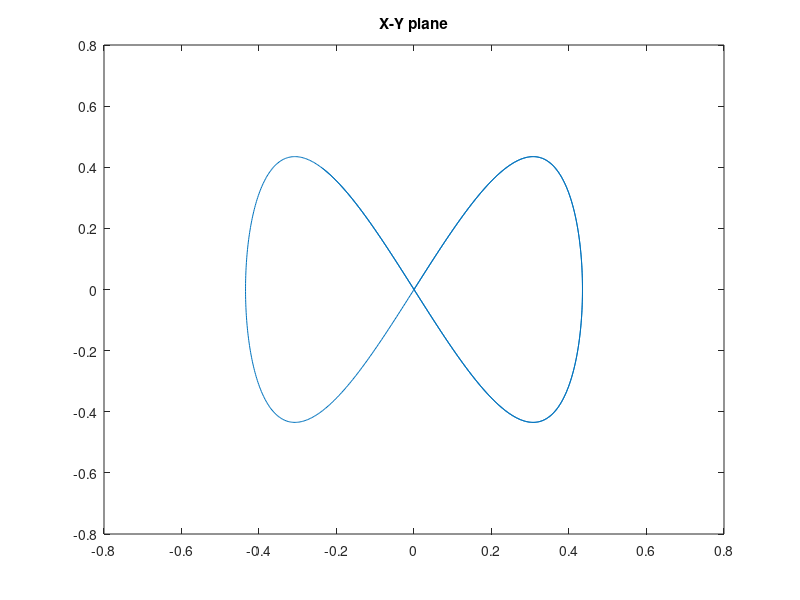
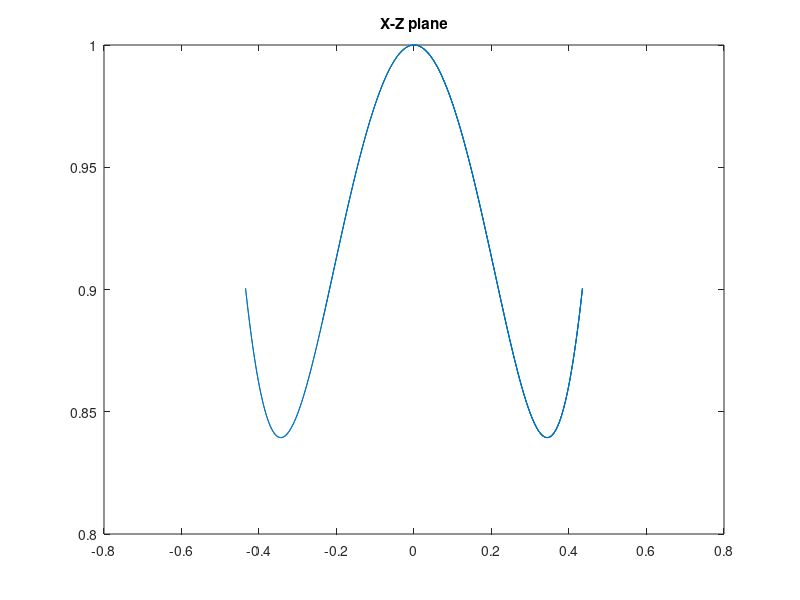
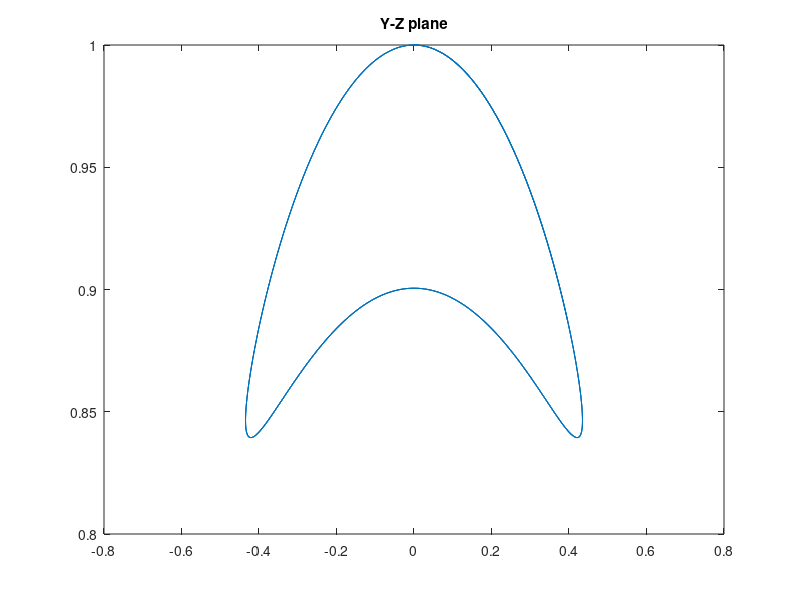

These figures' MATLAB source, in order:
ct = 0:1:1000;k = 0.01;x = sin(k*ct)/2.3;y = sin(2*k*ct)/2.3;z = sqrt(1-x.^2-y.^2);reference = [x;y;z];figure();plot(x,y)title ("X-Y plane");figure();plot(x,z)title ("X-Z plane");figure();plot(y,z)title ("Y-Z plane");